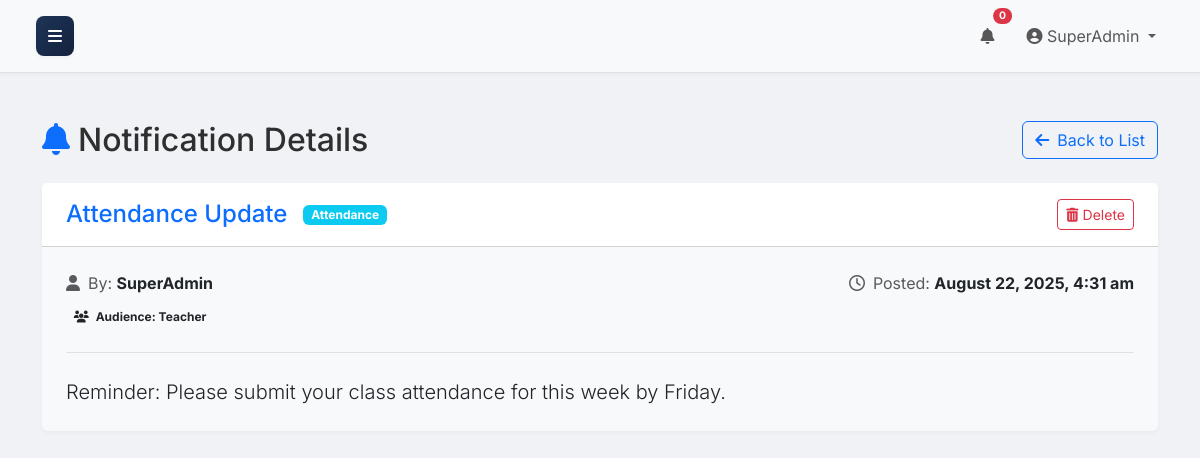
Page /notifications/view.php?id=14 (signed in) on the committed database.
### tables this page shows
CREATE TABLE `notifications` (
  `id` int(11) NOT NULL,
  `user_id` int(11) DEFAULT NULL,
  `title` varchar(255) NOT NULL,
  `message` text NOT NULL,
  `is_read` tinyint(1) DEFAULT 0,
  `created_at` timestamp NOT NULL DEFAULT current_timestamp(),
  `target_role` varchar(50) DEFAULT 'all',
  `target_user_id` int(11) DEFAULT NULL,
  `created_by` int(11) DEFAULT NULL,
  `type` varchar(50) DEFAULT 'general'
);

CREATE TABLE `users` (
  `id` int(11) NOT NULL,
  `username` varchar(50) NOT NULL,
  `email` varchar(100) NOT NULL,
  `password` varchar(255) NOT NULL,
  `role_id` int(11) NOT NULL,
  `created_at` timestamp NOT NULL DEFAULT current_timestamp(),
  `updated_at` timestamp NOT NULL DEFAULT current_timestamp() ON UPDATE current_timestamp()
);

### config/utils.php (called while the page is built, shortened)
<?php
function generate_csrf_token() {
    return $_SESSION['csrf_token'];
}
function database_column_exists(PDO $pdo, string $tableName, string $columnName): bool {
    $sql = "SELECT COUNT(*) FROM information_schema.columns WHERE table_schema = DATABASE() AND table_name = ? AND column_name = ?";
    $stmt = $pdo->prepare($sql);
    $stmt->execute([$tableName, $columnName]);
    return (bool)$stmt->fetchColumn();
}
?>

### public/notifications/view.php (the view, shortened to what this page needs)
<?php
require_once '../includes/header.php';
$pdo = get_pdo_connection();
$user_role = $_SESSION['role_name'];
$notification_id = isset($_GET['id']) ? (int)$_GET['id'] : 0;
try {
    $hasCreatedBy = database_column_exists($pdo, 'notifications', 'created_by');
    $accessParts = [];
    $params = [$notification_id];
    if ($user_role === 'admin') {
        $accessParts[] = "1=1";
    }
    $accessSql = empty($accessParts) ? '1=1' : '(' . implode(' OR ', $accessParts) . ')';
    $creatorJoinSql = $hasCreatedBy ? 'LEFT JOIN users u ON n.created_by = u.id' : '';
    $creatorSelect = $hasCreatedBy ? 'u.username as creator_name' : "'' as creator_name";
    $sql = "SELECT n.*, $creatorSelect
            FROM notifications n
            $creatorJoinSql
            WHERE n.id = ? AND $accessSql";
    $stmt = $pdo->prepare($sql);
    $stmt->execute($params);
    $notification = $stmt->fetch(PDO::FETCH_ASSOC);
} catch (PDOException $e) {
    error_log("Notification view failed: " . $e->getMessage());
    die("A database error occurred. Please try again later.");
}
$csrf_token = function_exists('generate_csrf_token') ? generate_csrf_token() : '';
include_once '../includes/header.php';
?>
<div class="container mt-4">
    <div class="d-flex justify-content-between align-items-center mb-4">
        <h2 class="section-title mb-0">
            <i class="fas fa-bell text-primary me-2"></i>Notification Details
        </h2>
        <a href="list.php" class="btn btn-outline-primary">
            <i class="fas fa-arrow-left me-2"></i>Back to List
        </a>
    </div>
    <div class="card shadow-sm border-0">
        <div class="card-header bg-white d-flex justify-content-between align-items-center py-3">
            <div class="d-flex align-items-center">
                <h4 class="mb-0 text-primary"><?php echo htmlspecialchars($notification['title']); ?></h4>
                <span class="badge bg-<?php echo $notification['type'] === 'urgent' ? 'danger' : ($notification['type'] === 'important' ? 'warning' : 'info'); ?> ms-3">
                    <?php echo htmlspecialchars(ucfirst($notification['type'])); ?>
                </span>
            </div>
            <?php if ($_SESSION['role_name'] === 'admin'): ?>
                <div class="action-buttons">
                    <a href="delete.php?id=<?php echo $notification['id']; ?>&csrf_token=<?php echo $csrf_token; ?>"
                       class="btn btn-outline-danger btn-sm"
                       onclick="return confirm('Are you sure you want to delete this notification? This action cannot be undone.');">
                        <i class="fas fa-trash-alt me-1"></i>Delete
                    </a>
                </div>
            <?php endif; ?>
        </div>
        <div class="card-body p-4">
            <div class="meta-info mb-4">
                <div class="row g-3">
                    <div class="col-md-6">
                        <div class="d-flex align-items-center text-muted">
                            <i class="fas fa-user me-2"></i>
                            <span>By: <strong class="text-dark"><?php echo htmlspecialchars($notification['creator_name']); ?></strong></span>
                        </div>
                    </div>
                    <div class="col-md-6 text-md-end">
                        <div class="d-flex align-items-center text-muted justify-content-md-end">
                            <i class="far fa-clock me-2"></i>
                            <span>Posted: <strong class="text-dark"><?php echo date('F j, Y, g:i a', strtotime($notification['created_at'])); ?></strong></span>
                        </div>
                    </div>
                </div>
                <div class="mt-2">
                    <span class="badge bg-light text-dark">
                        <i class="fas fa-users me-1"></i>
                        Audience: <?php echo htmlspecialchars(ucfirst($notification['target_role'])); ?>
                    </span>
                </div>
            </div>
            <div class="message-content border-top pt-4">
                <p class="card-text lead"><?php echo nl2br(htmlspecialchars($notification['message'])); ?></p>
            </div>
        </div>
    </div>
</div>
<?php
include_once '../includes/footer.php';
?>

### public/assets/css/style.css (style rules this page uses)
html, body { height: 100%; margin: 0; padding: 0; }
:root { --primary-green: #1b4332; --accent-green: #2d6a4f; --light-green: #b7e4c7; --dark-green: #081c15; --professional-blue: #1d3557; --dark-blue: #14213d; --light-gray: #f0f2f5; --medium-gray: #6c757d; --border-color: #dee2e6; --primary: #1d3557; --primary-subtle: #e6eaf0; --success: #2d6a4f; --success-subtle: #e7f2ed; --warning: #ca6702; --warning-subtle: #fff1e6; --info: #184e77; --info-subtle: #e6eff4; --danger: #9b2226; --danger-subtle: #f8e7e7; --secondary: #4a4e69; --secondary-subtle: #ecedf2; --bg-dark: #f0f2f5; --card-bg: #f8f9fa; --timeline-bg: rgba(0, 0, 0, 0.03); --bg-dark: #f0f2f5; --sidebar-width: 250px; --sidebar-collapsed-width: 70px; --sidebar-transition: 0.3s; --shadow-sm: 0 .125rem .25rem rgba(0,0,0,.035); --shadow-md: 0 .5rem 1rem rgba(0,0,0,.05); --shadow-lg: 0 1rem 3rem rgba(0,0,0,.075); }
body { font-family: 'Inter', sans-serif; background-color: var(--bg-dark); overflow-x: hidden; color: #2f2f2f; }
.card { background: var(--card-bg); border: none; box-shadow: 0 2px 6px rgba(0, 0, 0, 0.04); }
.card .card-header { background: transparent; padding: 1.5rem 1.5rem 1rem; }
.card .card-body { padding: 1.5rem; }
.shadow-sm { box-shadow: var(--shadow-sm) !important; }
@media (min-width: 992px) { body { overflow-x: hidden; } }

### rows in the picture
notifications: title "Attendance Update", type "Attendance", users.username "SuperAdmin", created_at "August 22, 2025, 4:31 am", target_role "Teacher", message "Reminder: Please submit your class attendance for this week by Friday."

### other values in the picture
$_SESSION['username'] "SuperAdmin"
